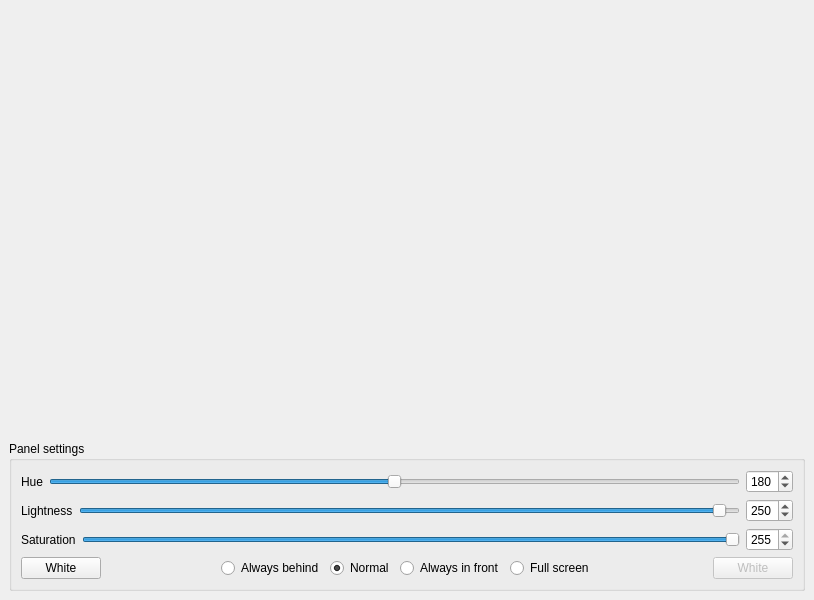
<?xml version="1.0" encoding="UTF-8"?>
<ui version="4.0">
 <class>DisplayWindow</class>
 <widget class="QMainWindow" name="DisplayWindow">
  <property name="geometry">
   <rect>
    <x>0</x>
    <y>0</y>
    <width>814</width>
    <height>600</height>
   </rect>
  </property>
  <property name="sizePolicy">
   <sizepolicy hsizetype="MinimumExpanding" vsizetype="Expanding">
    <horstretch>0</horstretch>
    <verstretch>0</verstretch>
   </sizepolicy>
  </property>
  <property name="cursor">
   <cursorShape>CrossCursor</cursorShape>
  </property>
  <property name="windowTitle">
   <string>Display to Light Panel</string>
  </property>
  <widget class="QWidget" name="centralwidget">
   <layout class="QVBoxLayout" name="verticalLayout">
    <item>
     <spacer name="verticalSpacer">
      <property name="orientation">
       <enum>Qt::Vertical</enum>
      </property>
      <property name="sizeHint" stdset="0">
       <size>
        <width>20</width>
        <height>357</height>
       </size>
      </property>
     </spacer>
    </item>
    <item>
     <widget class="QGroupBox" name="groupBox">
      <property name="title">
       <string>Panel settings</string>
      </property>
      <layout class="QVBoxLayout" name="verticalLayout_3">
       <item>
        <layout class="QHBoxLayout" name="horizontalLayout_3">
         <item>
          <widget class="QLabel" name="label_2">
           <property name="text">
            <string>Hue</string>
           </property>
          </widget>
         </item>
         <item>
          <widget class="QSlider" name="hueSlider">
           <property name="maximum">
            <number>360</number>
           </property>
           <property name="value">
            <number>180</number>
           </property>
           <property name="orientation">
            <enum>Qt::Horizontal</enum>
           </property>
          </widget>
         </item>
         <item>
          <widget class="QSpinBox" name="hue">
           <property name="maximum">
            <number>360</number>
           </property>
           <property name="value">
            <number>180</number>
           </property>
          </widget>
         </item>
        </layout>
       </item>
       <item>
        <layout class="QHBoxLayout" name="horizontalLayout_2">
         <item>
          <widget class="QLabel" name="label">
           <property name="text">
            <string>Lightness</string>
           </property>
          </widget>
         </item>
         <item>
          <widget class="QSlider" name="lightnessSlider">
           <property name="maximum">
            <number>255</number>
           </property>
           <property name="value">
            <number>250</number>
           </property>
           <property name="orientation">
            <enum>Qt::Horizontal</enum>
           </property>
          </widget>
         </item>
         <item>
          <widget class="QSpinBox" name="lightness">
           <property name="maximum">
            <number>255</number>
           </property>
           <property name="value">
            <number>250</number>
           </property>
          </widget>
         </item>
        </layout>
       </item>
       <item>
        <layout class="QHBoxLayout" name="horizontalLayout">
         <item>
          <widget class="QLabel" name="label_3">
           <property name="text">
            <string>Saturation</string>
           </property>
          </widget>
         </item>
         <item>
          <widget class="QSlider" name="saturationSlider">
           <property name="maximum">
            <number>255</number>
           </property>
           <property name="value">
            <number>255</number>
           </property>
           <property name="orientation">
            <enum>Qt::Horizontal</enum>
           </property>
          </widget>
         </item>
         <item>
          <widget class="QSpinBox" name="saturation">
           <property name="maximum">
            <number>255</number>
           </property>
           <property name="value">
            <number>255</number>
           </property>
          </widget>
         </item>
        </layout>
       </item>
       <item>
        <layout class="QHBoxLayout" name="horizontalLayout_4">
         <item>
          <widget class="QPushButton" name="whiteButton">
           <property name="text">
            <string>White</string>
           </property>
          </widget>
         </item>
         <item>
          <spacer name="horizontalSpacer">
           <property name="orientation">
            <enum>Qt::Horizontal</enum>
           </property>
           <property name="sizeHint" stdset="0">
            <size>
             <width>40</width>
             <height>20</height>
            </size>
           </property>
          </spacer>
         </item>
         <item>
          <widget class="QRadioButton" name="alwaysOnBackButton">
           <property name="text">
            <string>Always behind</string>
           </property>
          </widget>
         </item>
         <item>
          <widget class="QRadioButton" name="normalWindowButton">
           <property name="text">
            <string>Normal</string>
           </property>
           <property name="checked">
            <bool>true</bool>
           </property>
          </widget>
         </item>
         <item>
          <widget class="QRadioButton" name="alwaysOnTopButton">
           <property name="text">
            <string>Always in front</string>
           </property>
          </widget>
         </item>
         <item>
          <widget class="QRadioButton" name="fullScreenButton">
           <property name="text">
            <string>Full screen</string>
           </property>
          </widget>
         </item>
         <item>
          <spacer name="horizontalSpacer_2">
           <property name="orientation">
            <enum>Qt::Horizontal</enum>
           </property>
           <property name="sizeHint" stdset="0">
            <size>
             <width>40</width>
             <height>20</height>
            </size>
           </property>
          </spacer>
         </item>
         <item>
          <widget class="QPushButton" name="invisibleButtonToCenterRow">
           <property name="enabled">
            <bool>false</bool>
           </property>
           <property name="text">
            <string>White</string>
           </property>
          </widget>
         </item>
        </layout>
       </item>
      </layout>
     </widget>
    </item>
   </layout>
  </widget>
  <widget class="QMenuBar" name="menubar">
   <property name="geometry">
    <rect>
     <x>0</x>
     <y>0</y>
     <width>814</width>
     <height>24</height>
    </rect>
   </property>
  </widget>
 </widget>
 <resources/>
 <connections>
  <connection>
   <sender>hueSlider</sender>
   <signal>valueChanged(int)</signal>
   <receiver>hue</receiver>
   <slot>setValue(int)</slot>
   <hints>
    <hint type="sourcelabel">
     <x>413</x>
     <y>492</y>
    </hint>
    <hint type="destinationlabel">
     <x>745</x>
     <y>488</y>
    </hint>
   </hints>
  </connection>
  <connection>
   <sender>lightnessSlider</sender>
   <signal>valueChanged(int)</signal>
   <receiver>lightness</receiver>
   <slot>setValue(int)</slot>
   <hints>
    <hint type="sourcelabel">
     <x>420</x>
     <y>520</y>
    </hint>
    <hint type="destinationlabel">
     <x>750</x>
     <y>526</y>
    </hint>
   </hints>
  </connection>
  <connection>
   <sender>saturationSlider</sender>
   <signal>valueChanged(int)</signal>
   <receiver>saturation</receiver>
   <slot>setValue(int)</slot>
   <hints>
    <hint type="sourcelabel">
     <x>475</x>
     <y>561</y>
    </hint>
    <hint type="destinationlabel">
     <x>745</x>
     <y>556</y>
    </hint>
   </hints>
  </connection>
  <connection>
   <sender>hue</sender>
   <signal>valueChanged(int)</signal>
   <receiver>hueSlider</receiver>
   <slot>setValue(int)</slot>
   <hints>
    <hint type="sourcelabel">
     <x>742</x>
     <y>482</y>
    </hint>
    <hint type="destinationlabel">
     <x>596</x>
     <y>489</y>
    </hint>
   </hints>
  </connection>
  <connection>
   <sender>lightness</sender>
   <signal>valueChanged(int)</signal>
   <receiver>lightnessSlider</receiver>
   <slot>setValue(int)</slot>
   <hints>
    <hint type="sourcelabel">
     <x>747</x>
     <y>516</y>
    </hint>
    <hint type="destinationlabel">
     <x>545</x>
     <y>521</y>
    </hint>
   </hints>
  </connection>
  <connection>
   <sender>saturation</sender>
   <signal>valueChanged(int)</signal>
   <receiver>saturationSlider</receiver>
   <slot>setValue(int)</slot>
   <hints>
    <hint type="sourcelabel">
     <x>735</x>
     <y>567</y>
    </hint>
    <hint type="destinationlabel">
     <x>503</x>
     <y>565</y>
    </hint>
   </hints>
  </connection>
 </connections>
</ui>
